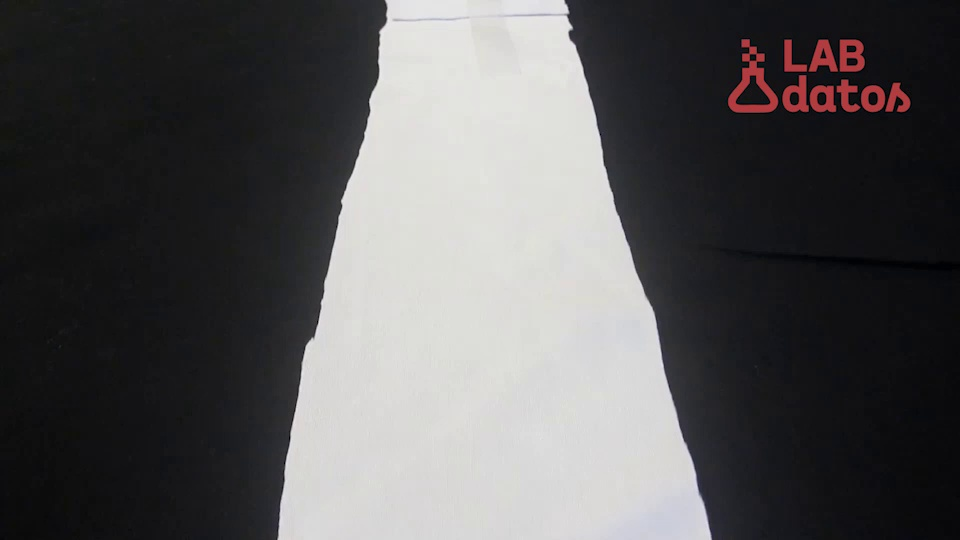
#> input picture Part I/data/test_image.jpg, 960 x 540 px
$ jupyter execute L02_region_interest_direction.ipynb
#> lines starting #> are read from the running program, lines starting #| are printed output that depends on the picture; after the words box and inside, x2 and y2 are one past the last pixel; in counts of white or black regions, pixels touching at a corner belong together
<!--Información del curso-->

<center><h1 style="font-size:2em;color:#2467C0"> Region of interest and direction
 </h1></center>
<br>
<table>
<col width="550">
<col width="450">
<tr>
<td></td>
<td>


**Objective:**


In this lesson we will apply **`OpenCV`** functions to perform the reading of a video, as well as selecting and displaying the region of interest of a road. Finally, the steering algorithm will be shown.

<br>
</td>
</tr>
</table>

# Import libraries

[cell 1]
import numpy as np
import matplotlib.pyplot as plt
import cv2 as cv
import time

plt.style.use('seaborn-paper')
plt.rc('font', family='serif')

# Read/load a video

## Open and read every image of a video

As we know, videos are just a set of images that are shown over time, it is like taking a picture every half a second for 2 minutes, we would have a total of 240 images, which we play at 30 fps (frames per second) and at the end we will have a video that lasts approximately 8 seconds.

1. The first thing you do is read a video file (usually **mp4** files). For our case we take _`data/video_road.mp4`_ and with **`cv.VideoCapture()`** we open the file:

```Python
video = cv.VideoCapture("data/video_road.mp4")
```

2. To play the video we have to show the images over time, so we have to show the video as long as there are images in it (obvious for us, not so much for the machine). This is where **`video.isOpened()`** and **`video.read()`** come in.
 * **`video.isOpened()`** returns a _boolean_ value, where it is **`True`** if the file is open. This action will be inside the condition of a _while loop_ :
  ```Python
while(video.isOpened()):
    ...
```
* What will be inside the **`while`**? **`video.read()`**. This action returns two values, the first is a _boolean_ and the second is an image (the one you are reading).
  ```Python
while(video.isOpened()):
    ret, frame = video.read()
```
What **`ret`** does is store the boolean variable, this will be **`True`** if an image has been captured and **`False`** when no image has been captured.

3. (We're still inside the **`while`** loop) The variable **`ret`** will be used for a conditional. If it is `True` it will display the image and the "title" of the video in a box:
```Python
while(video.isOpened()):
    ret, frame = video.read()
    if ret == True:
        cv.imshow("Original video", frame)
```

4. Inside the **`if`** statement we're going to store another conditional. This will be used to stop the video and exit when the letter __'q'__ is pressed, **`& 0xFF`** is added when the computer on which the program is running is a 64-bit computer:
  ```Python
while(video.isOpened()):
    ret, frame = video.read()
    if ret == True:
        cv.imshow("video original", frame)
        if cv.waitKey(1) & 0xFF == ord('q'):
            break
```

5. Looking at the **`if ret == True`** something else is missing... What happens when there are no more images to display? We will ask the program to close everything and exit:
  ```Python
while(video.isOpened()):
    ret, frame = video.read()
    if ret == True:
        cv.imshow("video original", frame)
        if cv.waitKey(1) & 0xFF == ord('q'):
            break
    else:
        break
```

6. Finally we end with the lines **`video.release()`** and **`cv.destroyAllWindows()`** to show/release the video and close the pop-up windows:
```Python
video.release()
cv.destroyAllWindows()
```

We'll end up with the folliwing code:

```Python
import numpy as np
import cv2 as cv
import time

video = cv.VideoCapture("data/video_road.mp4")
while(video.isOpened()):
    ret, frame = video.read()
    if ret:
        cv.imshow("Original video", frame)
        if cv.waitKey(1) & 0xFF == ord('q'):
            break
    else:
        break
video.release()
cv.destroyAllWindows()
```
(This code block is located in the **`L02_show_video.py`** file)

# Binarization function

The next step is to work with the images, where we are going to binarise them and resize them to 480$\times$240 pixels. The function that will do this task is going to read an image and output the same image with other dimensions and binarised:

[cell 2]
def binarization(image, size = (480,240)):
    img_gray = cv.cvtColor( src = image,
                           code = cv.COLOR_BGR2GRAY
                          )
    img_gauss = cv.GaussianBlur( src = img_gray,
                                ksize =  (5,5),
                                sigmaX = 0
                               )
    thr, img_thr = cv.threshold( img_gauss,
                                160, #threshold
                                255, #maxval
                                cv.THRESH_BINARY #type of threshold
                               )
    img_r = cv.resize( src = img_thr,
                      dsize = size,
                      interpolation = cv.INTER_NEAREST
                     )
    return (img_r)

## Test the binarization function

[cell 3]
capture = cv.imread( 'data/test_image.jpg' )
#> capture is the input picture: shape (540, 960, 3); mean B, G, R 87.6, 86.8, 87.8
capture_bin = binarization(capture)
#> in binarization, `thr, img_thr = cv.threshold( img_gauss, 160,`:
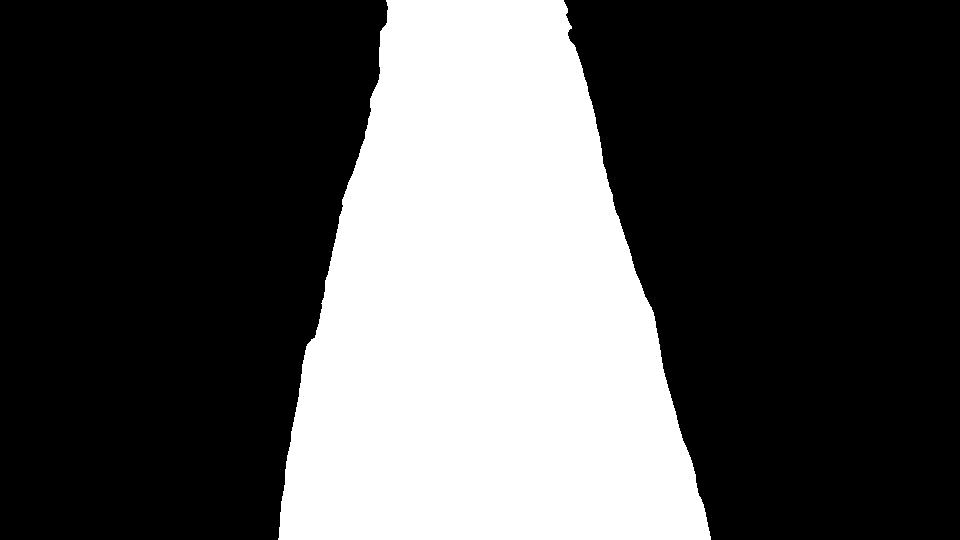
#> img_thr: shape (540, 960); 31.9% white; 1 white region, box (x1, y1, x2, y2) and area: (278, 0, 711, 540) 165567
#> in binarization, `img_r = cv.resize( src = img_thr, dsize = size, interpolation = cv.INT..`:
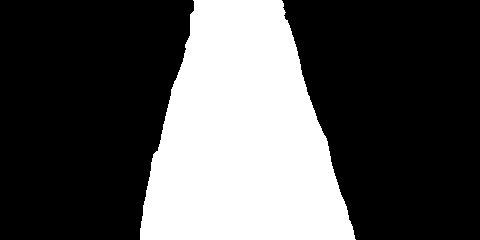
#> img_r: shape (240, 480); 31.9% white; 1 white region, box (x1, y1, x2, y2) and area: (140, 0, 356, 240) 36731

plt.figure(figsize=(12,8), facecolor= 'white')
plt.axes().set_facecolor('white')

plt.subplot(1,2,1)
plt.title('Original image (BGR)', size = 10, pad = 10 )
plt.imshow(capture)
plt.subplot(1,2,2)
plt.title( 'Binarised and resized image', size = 10, pad = 10 )
plt.imshow(capture_bin,cmap='gray')
plt.show()
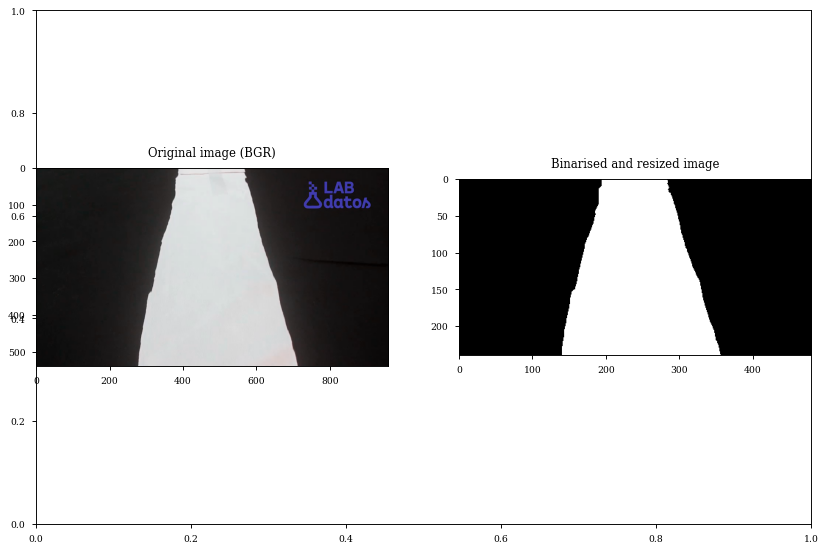
#> figure drawn by matplotlib, 2 panels; B, G, R data is drawn as R, G, B

## Add binarization function inside the video

We are going to show the binarised video next to the non-binarised video. To do this we will use the same **"Read/load video "** section code by adding a line to the content inside the **`if ret`** . The new lines of code are:
```Python
img_bin = binarization(frame)
cv.imshow("Binarized video", img_bin)
```

_Sample:_
```Python
video = cv.VideoCapture("data/video_road.mp4")
while(video.isOpened()):
    ret, frame = video.read()
    if ret:
        cv.imshow("Original video", frame)
        img_bin = binarization(frame)
        cv.imshow("Binarized video", img_bin)
        if cv.waitKey(1) & 0xFF == ord('q'):
            break
    else:
        break
video.release()
cv.destroyAllWindows()
```
(The whole code is in the **`L02_binarized_video.py`**)

# Area of interest function

## Test the function in a static image from the video

We will first work with an image from the video, from the grid view to identify the points, until we get our transformed image.

[cell 4]
capture = cv.imread( 'data/test_image.jpg' )
capture_bin = binarization(capture)
fig, ax = plt.subplots( figsize = (15,15), facecolor = 'white', dpi = 200 )

#titulo y creación de la figura con sus ejes
ax.set_title('Binarized image + grid', size = 20, pad = 10)
ax.imshow( capture_bin, cmap = 'gray' )

#agregar los dos tipos de grid
ax.minorticks_on()
ax.grid( which = 'major', linestyle ='--', linewidth = 0.9, color = 'red' )
ax.grid( which = 'minor', linestyle ='--', linewidth = 0.9, color = 'cyan' )

### Obtain the polygon's vertices (points)

To obtain the figure of the polygon a polyline needs to be made, this figure can be obtained with the following process:
1. After locating the vertices of the polygon, they have to be stored in an _array_:
```Python
pts_polygon = np.array( [ [ p1[0], p1[1] ],
                         [ p2[0], p2[1] ],
                         [ p4[0], p4[1] ],
                         [ p3[0], p3[1] ] ], dtype = np.int32 )
```
2. After that, we have to reshape the array:
```Python
pts_polygon = pts_polygon.reshape( (-1, 1, 2) )
```
With this form we will get an array of 4 elements, each element has an array of two elements.

3. We are going to use this array to create a polyline in the image with **`cv.polyline()`**, the parameters for this function are:
 * **`img`**: The image where the lines will be drawn.
 * **`pts`**: The vertices or guide points (to the previously created array) of the polyline, these have to be inside **[ ]**.
 * **`isClosed`**: Tells us if we want it to be a closed or open line ( **`True`** or **`False`**, respectively )
 * **`color`**: Tuple of colours (RGB code)

[cell 5]
#polygon's vertices
p1 = (135,150)
p2 = (350, 150)
p3 = (115, 238)
p4 = (380, 238)

#mark the dots in the image
cv.circle( capture_bin,
          p1, #circle's center
          2, #radius
          (255, 0, 0), #color
          -1 #thickness
         )
#> capture_bin: shape (240, 480); 31.9% white; 2 white regions (1 under 20 px), largest, box (x1, y1, x2, y2) and area: (140, 0, 356, 240) 36731
cv.circle( capture_bin, p2, 2, (255, 0, 0), -1 )
cv.circle( capture_bin, p3, 2, (255, 0, 0), -1 )
cv.circle( capture_bin, p4, 2, (255, 0, 0), -1 )

#obtener polylines
pts_polygon = np.array( [ [ p1[0], p1[1] ],
                         [ p2[0], p2[1] ],
                         [ p4[0], p4[1] ],
                         [ p3[0], p3[1] ] ], dtype = np.int32 )
pts_polygon = pts_polygon.reshape( (-1, 1, 2) )
cv.polylines( img= capture_bin,
             pts = [pts_polygon],
             isClosed = True,
             color = (100,100,100)
            )
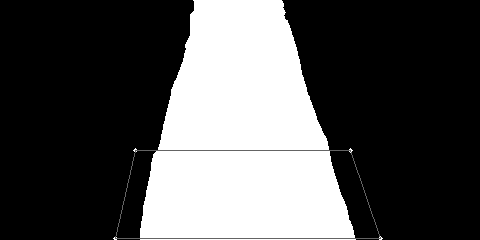
#> capture_bin: shape (240, 480); min 0, max 255, mean 81.1

#visualizar los puntos y las líneas


#mostrar la imagen
plt.figure( facecolor='white', dpi = 150 )
plt.axes().set_facecolor('white')

plt.imshow( capture_bin, cmap = 'gray' )

plt.title( 'Polyline (region of interest)', size = 15, pad = 10 )
plt.show()

### Aerial view

With our region of interest defined, it is time to obtain the transformation matrix to obtain the area view, how?:

1. For the perspective transformation, we need a 3x3 transformation matrix.
2. To find this transformation matrix, we need 4 points in the input image and the corresponding points in the output image. Among these 4 points, 3 of them must not be collinear. Then the transformation matrix can be found by the function **`cv.getPerspectiveTransform()`** . Then we apply **`cv.warpPerspective()`** with this 3x3 transformation matrix.

#### Transformation matrix

The 4 points to transform are the polygon's vertices:

[cell 6]
pts1_carretera = np.float32( [ [p1[0], p1[1]],
                              [p2[0], p2[1]],
                              [p3[0], p3[1]],
                              [p4[0], p4[1]] ] )

The final array of points are:

[cell 7]
interest = (480,240)
pts2_carretera = np.float32( [ [0,0],
                              [interest[0], 0],
                              [0, interest[1]],
                              [interest[0], interest[1]] ] )

Obtain the transformation matrix:

[cell 8]
transformation_matrix = cv.getPerspectiveTransform( pts1_carretera, pts2_carretera )

Apply the transormation in the image:

[cell 9]
capture_bin_transformed = cv.warpPerspective( capture_bin,
                                             transformation_matrix,
                                             interest
                                            )
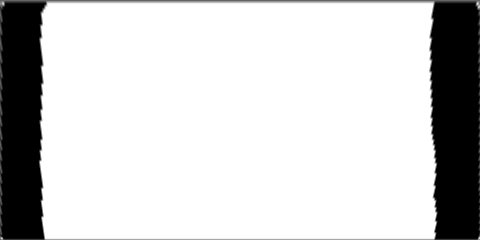
#> capture_bin_transformed: shape (240, 480); min 0, max 255, mean 207.1

Show the results

[cell 10]
plt.figure(
           facecolor = '#FFFFFF',
          dpi = 150,
          )
plt.axes().set_facecolor('white')
plt.imshow( capture_bin_transformed, cmap = 'gray' )

plt.title('Aerial view', size = 15, pad = 10)

## Region of interest and polyline functions

[cell 11]
def poly_interest(image,
                  pt = [ (135,150), (350, 150), (380, 238), (115, 238) ],
                  color = (100,100,100),
                  closed = True
                 ):
#> called with color = (100, 100, 100), closed = True
    polygon_vert = np.array(pt)
    polygon_vert = polygon_vert.reshape((-1,1,2))
    return cv.polylines(image, [polygon_vert], closed, color)

[cell 12]
def region_interest(image,
                 pt = [ (135,150), (350, 150), (115, 238), (380, 238) ],
                 pref_size = (480, 240) ):
#> called with pref_size = (480, 240)
    pts1 = np.float32( pt )
    pts2 = np.float32( [ [0,0],
                        [pref_size[0], 0],
                        [0, pref_size[1]],
                        pref_size ] )
    matrix = cv.getPerspectiveTransform( pts1, pts2 )
    img_wrap = cv.warpPerspective( image, matrix, pref_size )
    return (img_wrap)

### Test **`poly_interest`** and **`region_interest`**

[cell 13]
capture = cv.imread( 'data/test_image.jpg' )
capture_bin = binarization(capture)
capture_bin = poly_interest(image=capture_bin)
plt.figure(
           facecolor = '#FFFFFF',
          dpi = 150,
          )
plt.axes().set_facecolor('white')
plt.imshow( capture_bin, cmap = 'gray' )
plt.title('Region of interest', size = 15, pad = 10)
capture_bin_interest = region_interest(image=capture_bin)

plt.figure(
           facecolor = '#FFFFFF',
          dpi = 150,
          )
plt.axes().set_facecolor('white')
plt.imshow( capture_bin_interest, cmap = 'gray' )
plt.title('Aerial View', size = 15, pad = 10)

# Add **`poly_interest`** and **`region_interest`** to the video

```Python
video = cv.VideoCapture("data/video_road.mp4")
while(video.isOpened()):
    ret, frame = video.read()
    if ret:
        cv.imshow("Original video", frame)
        img_bin = binarization(frame)
        img_bin = poly_interest(image=img_bin)
        cv.imshow("Binarized video", img_bin)
        img_interest = region_interest(image=img_bin)
        cv.imshow("Aerial view", img_interest)
        if cv.waitKey(1) & 0xFF == ord('q'):
            break
    else:
        break
video.release()
cv.destroyAllWindows()
```
(The whole code is in the **`L02_region_interest_video.py`** file)

# Direction algorithm

## Midpoint

### Step by step

1. To obtain the midpoint we will have to select a region close to the observer. Let us assume that the region we select is the following array:

\begin{equation*}
R_{\text{c}} =
\begin{bmatrix}
0 & 0 & 255 & 255 & 255 & 255 & 255 & 0 & 0 \\
0 & 0 & 255 & 255 & 255 & 255 & 255 & 0 & 0 \\
0 & 0 & 255 & 255 & 255 & 255 & 255 & 0 & 0 \\
0 & 0 & 255 & 255 & 255 & 255 & 255 & 0 & 0
\end{bmatrix}
\end{equation*}

[cell 14]
R_c = np.array( [ [0,0,255,255,255,255,255,0,0] ]*4 )
R_c

2. The next step is to obtain a summation, but not of all the elements of the matrix, only the elements of the columns.

\begin{equation*}
\text{Sum}_{\text{ col} } =
\begin{bmatrix}
0 & 0 & 1020 & 1020 & 1020 & 1020 & 1020 & 0 & 0
\end{bmatrix}
\end{equation*}

This with NumPy is specified to be on the axis of the columns ( **`axis= 0`** ).

[cell 15]
Sum_col = np.sum(R_c, axis=0)
Sum_col

To find the index of the midpoint we carry out the dot product of the index vector of $\mathrm{R_c}$ and the vector $\text{Sum}_{\text{col}}$ and then divide by the sum of the elements of $\text{Sum}_{\text{col}}$:

\begin{equation*}
\dfrac{
\text{Sum}_{\text{col}}
\cdot
\text{Index}(\text{Sum}_{\text{col}})
}{\sum\limits_{i=0}^{n}\text{Sum}_{\text{col }i}}
\end{equation*}

[cell 16]
Index_R_c = np.arange(len(Sum_col))

mid = np.dot(Sum_col,Index_R_c)/np.sum(Sum_col)
mid

### Step by step (images)

#### Region of interest

[cell 17]
capture = cv.imread( 'data/test_image.jpg' )
capture_bin = binarization(capture)
capture_bin_interest = region_interest(image=capture_bin)
#> call 2 of region_interest, with pref_size = (480, 240)
#> in region_interest (call 2), `img_wrap = cv.warpPerspective( image, matrix, pref_size )`:
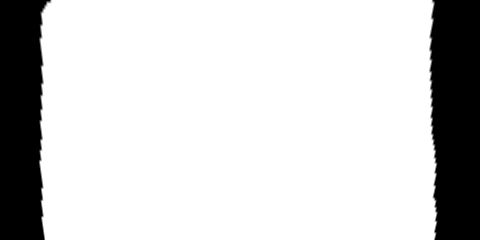
#> img_wrap: shape (240, 480); min 0, max 255, mean 207.8

plt.figure(
           facecolor = '#FFFFFF',
          dpi = 150,
          )
plt.axes().set_facecolor('white')
plt.imshow( capture_bin_interest, cmap = 'gray' )
plt.title('Aerial View', size = 15, pad = 10)

#### Close up

[cell 18]
capture_closer = capture_bin_interest[ 220:, : ]
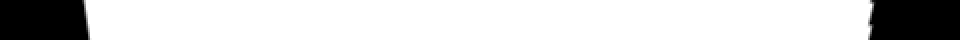
#> capture_closer: shape (20, 480) (shown 2 times larger); min 0, max 255, mean 208.3

plt.figure(
           facecolor = '#FFFFFF',
          dpi = 150,
          )
plt.axes().set_facecolor('white')
plt.imshow( capture_closer, cmap = 'gray' )

plt.title('Close up', size = 15, pad = 10)

#### Sum of columns

[cell 19]
sum_columns = capture_closer.sum(axis=0)
#> sum_columns = 480 values, max 5100 at index 46, min 0 at index 0, mean 4166
sum_columns
#> Out has the same summary as sum_columns

#### Finding midpoint

\begin{equation*}
\dfrac{
\text{Sum}_{\text{col}}
\cdot
\text{Index}(\text{Sum}_{\text{col}})
}{\sum\limits_{i=0}^{n}\text{Sum}_{\text{col }i}}
\end{equation*}

[cell 20]
x_index = np.arange(len(sum_columns))
#> x_index = 480 values from 0 to 479
mid = int(( np.dot(x_index, sum_columns) ) / np.sum(sum_columns))
#> mid = 238
mid
#> Out = 238

#### Visualizing final result

[cell 21]
capture = cv.imread( 'data/test_image.jpg' )
capture_bin = binarization(capture)
capture_bin_interest = region_interest(image=capture_bin)

#midpoint
cv.circle( capture_bin_interest, (mid,235), 5, (100,100,100), -1 )
#> capture_bin_interest: shape (240, 480); 0.07% of pixels changed, all inside (x1, y1, x2, y2) = (233, 230, 244, 240)

plt.figure(
           facecolor = '#FFFFFF',
          dpi = 150,
          )
plt.axes().set_facecolor('white')
plt.imshow( capture_bin_interest, cmap = 'gray' )
plt.title('Aerial View', size = 15, pad = 10)

### Midpoint function

[cell 22]
def mid_point( image ):
    close_up = image[ 220:, : ]
    sum_columns = close_up.sum(axis=0)
    indexes = np.arange( len(sum_columns) )
#> indexes = 480 values from 0 to 479
    midPoint = int( np.dot(indexes, sum_columns)/np.sum(sum_columns) )
#> midPoint = 238
    return midPoint

## The text

[cell 23]
#use all functions
capture = cv.imread( 'data/test_image.jpg' )
capture_bin = binarization(capture)
capture_interest = region_interest(image=capture_bin)
midPoint = mid_point(capture_interest)
#> midPoint = 238

#texts
text1 = str(0.50)
text2 = str(0.50)
text3 = 'Direction'
#font
font = cv.FONT_HERSHEY_SIMPLEX
#origin of the text
org1 = (60, 185)
org2 = (370, 185)
org3 = (200, 100)
#size
fontScale = 0.9
# Colour
colour = (150, 150, 150)
# Grosor de la linea del texto
thickness = 1

# Usamos la función cv.putText() para agregar texto
cv.putText(capture_interest, text1, org1, font, fontScale,
colour, thickness, cv.LINE_AA, False)
cv.putText(capture_interest, text2, org2, font, fontScale,
colour, thickness, cv.LINE_AA, False)
cv.putText(capture_interest, text3, org3, font, fontScale,
colour, thickness, cv.LINE_AA, False)
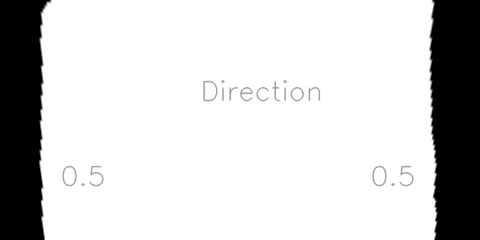
#> capture_interest: shape (240, 480); min 0, max 255, mean 207.2
plt.figure(facecolor='white')
plt.axes().set_facecolor('white')
cv.circle(capture_interest, (midPoint,235), 5, (100, 100,100 ), -1) ;
plt.imshow(capture_interest,cmap='gray')
plt.show()
